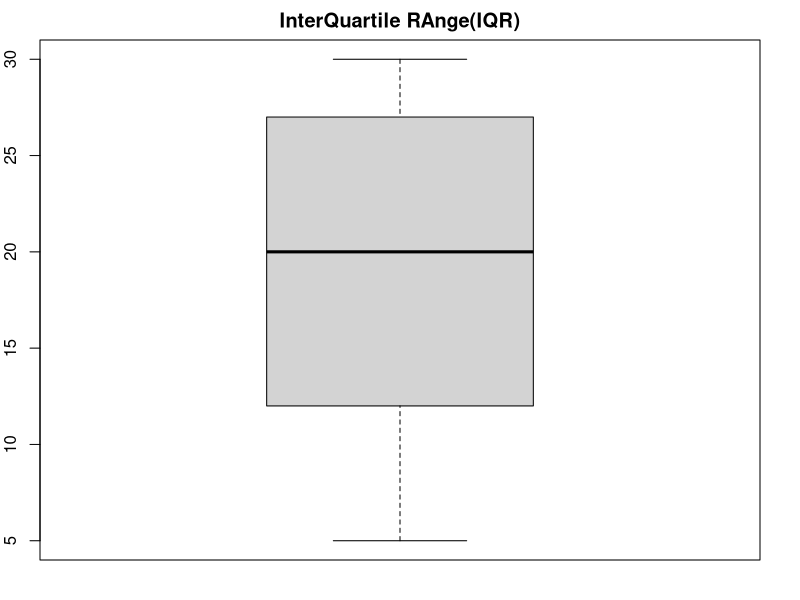

Reproduce this figure in R.
xdata=c(5,10,12,15,20,25,27,30,29)
MinQ=quantile(xdata,0)
FQ=quantile(xdata,0.25)
SQ=quantile(xdata,0.5)
TQ=quantile(xdata,0.75)
MaxQ=quantile(xdata,1)
cat("Minimum=",MinQ)
cat("Lower Quartile",FQ)
cat("Median=",SQ)
cat("Upper Quartile",TQ)
cat("MAximum",MaxQ)
AQ=quantile(xdata,prob=c(0,0.25,0.5,0.75,1))
cat("All the quantile ",AQ)
summary(xdata)
par(mar = c(2, 2, 2, 2))
#plot(xdata,type="o")
boxplot(xdata,main="InterQuartile RAnge(IQR)",ylab="xdata")
as.numeric(quantile(xdata,0.75)-quantile(xdata,0.25))
IQR(xdata)